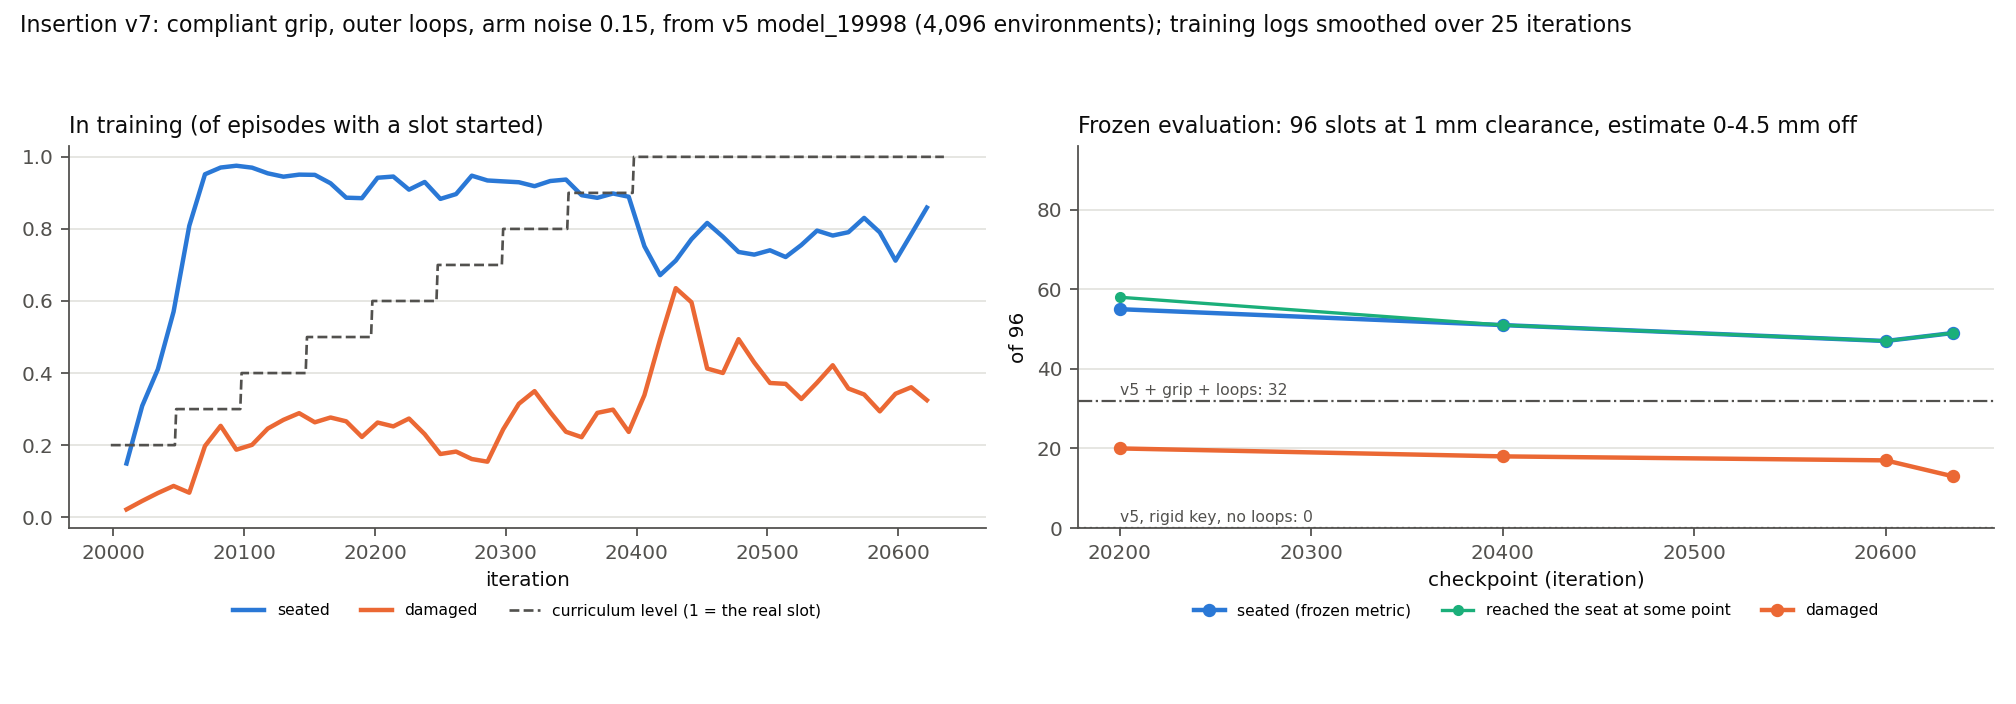

Python code for this plot:
"""The insertion task once it could be learned: v7's training and its checkpoints on the frozen slots.

Reads the recorded runs: v7's `scalars.csv` (training-time `Insertion/*` logs, sampled at resets, on the curriculum's
easier slots below level 1) and every `*_ins_eval_seed1_ins_eval_lateral_v7_*` run's `ins_eval.json` (the frozen 96
slots at the real 1 mm clearance, with the compliant grip, the outer loops and the home hold). Week 2 log, 2026-09-27.

    python3 results/week_02/figures/insertion_v7.py     # -> insertion_v7.png
"""
from __future__ import annotations

import csv
import json
import re
from pathlib import Path

import matplotlib

matplotlib.use("Agg")
import matplotlib.pyplot as plt  # noqa: E402

HERE = Path(__file__).resolve().parent
RUNS = HERE.parent / "runs"
SERIES = ("#2a78d6", "#eb6834", "#1baf7a", "#4a3aa7", "#e87ba4")
INK, MUTED, GRID = "#0b0b0b", "#52514e", "#e4e3df"
WINDOW = 25
#: v5 `model_19998` on the same frozen slots, as the starting point.
BASELINES = {"v5, rigid key, no loops": "20260926T140026_ins_eval_seed1_ins_eval_lateral_v5_noloops_newmount",
             "v5 + grip + loops": "20260926T142228_ins_eval_seed1_ins_eval_lateral_v5_grip"}


def smooth(xs, ys):
    out_x, out_y = [], []
    for i in range(0, len(xs) - WINDOW + 1, max(1, WINDOW // 2)):
        chunk = [y for y in ys[i:i + WINDOW] if y == y]
        if chunk:
            out_x.append(xs[i + WINDOW // 2])
            out_y.append(sum(chunk) / len(chunk))
    return out_x, out_y


def main() -> None:
    train = next(p for p in sorted(RUNS.glob("*_train_seed1_ins_v7")))
    rows = list(csv.DictReader(open(train / "scalars.csv")))
    it = [int(r["step"]) for r in rows]
    get = lambda key: [float(r[key]) if r.get(key) not in (None, "") else float("nan") for r in rows]
    evals = []
    for path in sorted(RUNS.glob("*_ins_eval_seed1_ins_eval_lateral_v7_*")):
        m = re.search(r"_v7_(\d+)(_hold)?$", path.name)
        if m is None:
            continue                                    # traces and ablations, not the checkpoint series
        summary = json.loads((path / "ins_eval.json").read_text())
        evals.append((int(m.group(1)), summary))
    by_it = {}
    for step, summary in evals:
        by_it[step] = summary                       # a re-run of the same checkpoint replaces it (deterministic)
    steps = sorted(by_it)

    plt.rcParams.update({"font.size": 9, "axes.edgecolor": MUTED, "axes.labelcolor": INK, "xtick.color": MUTED,
                         "ytick.color": MUTED, "axes.spines.top": False, "axes.spines.right": False})
    fig, axes = plt.subplots(1, 2, figsize=(12.6, 4.4))
    ax = axes[0]
    for key, label, slot in (("Insertion/seated_fraction", "seated", 0), ("Insertion/damaged_fraction", "damaged", 1)):
        ax.plot(*smooth(it, get(key)), color=SERIES[slot], lw=2, label=label)
    ax.plot(it, get("Insertion/curriculum_level"), color=MUTED, lw=1.2, ls="--", label="curriculum level (1 = the real slot)")
    ax.set_ylim(-0.03, 1.03)
    ax.set_title("In training (of episodes with a slot started)", fontsize=10, color=INK, loc="left")
    ax.set_xlabel("iteration")
    ax.legend(frameon=False, fontsize=7, loc="upper center", bbox_to_anchor=(0.5, -0.16), ncol=3)
    ax = axes[1]
    ax.plot(steps, [by_it[s]["seated"] for s in steps], color=SERIES[0], lw=2, marker="o", ms=5, label="seated (frozen metric)")
    ax.plot(steps, [by_it[s].get("ever_seated", float("nan")) for s in steps], color=SERIES[2], lw=1.5, marker="o", ms=4,
            label="reached the seat at some point")
    ax.plot(steps, [by_it[s]["damaged"] for s in steps], color=SERIES[1], lw=2, marker="o", ms=5, label="damaged")
    for (label, run), style in zip(BASELINES.items(), (":", "-.")):
        path = RUNS / run / "ins_eval.json"
        if path.exists():
            ax.axhline(json.loads(path.read_text())["seated"], color=MUTED, lw=1, ls=style)
            ax.annotate(f"{label}: {json.loads(path.read_text())['seated']}", (steps[0] if steps else 0,
                        json.loads(path.read_text())["seated"] + 1.5), color=MUTED, fontsize=7)
    ax.set_ylim(0, 96)
    ax.set_title("Frozen evaluation: 96 slots at 1 mm clearance, estimate 0-4.5 mm off", fontsize=10, color=INK, loc="left")
    ax.set_xlabel("checkpoint (iteration)")
    ax.set_ylabel("of 96")
    ax.legend(frameon=False, fontsize=7, loc="upper center", bbox_to_anchor=(0.5, -0.16), ncol=3)
    for a in axes:
        a.grid(axis="y", color=GRID, lw=0.8)
    fig.suptitle("Insertion v7: compliant grip, outer loops, arm noise 0.15, from v5 model_19998 (4,096 environments); "
                 "training logs smoothed over 25 iterations", fontsize=10, color=INK, x=0.01, ha="left")
    fig.tight_layout(rect=(0, 0, 1, 0.93))
    fig.subplots_adjust(bottom=0.25)
    fig.savefig(HERE / "insertion_v7.png", dpi=160)


if __name__ == "__main__":
    main()
